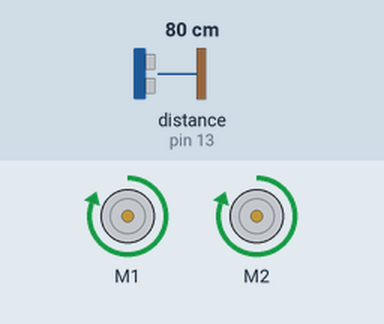
Simulated run of this sketch. Board: Arduino Uno, built with avr-gcc and run on an emulated ATmega328P. On the bench: 2 × DC motor (green arrow = forward, orange = backward, longer = faster). Wiring (inferred from the names in the program): ultrasonic range finder: trigger pin 12; echo pin 13. The inputs (shaded band) are chosen by the test bench; at power-on: distance to the obstacle (sensor on pin 13) 80 cm. The echo pulse lasts 58.3 µs per cm.

Above: at 1.2 s.
1.3 s: distance to the obstacle (sensor on pin 13) set to 27 cm
2.8 s: distance to the obstacle (sensor on pin 13) set to 22 cm
At 4.0 s:
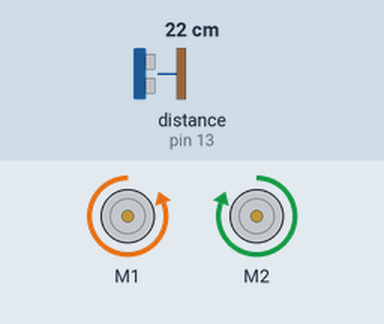
4.3 s: distance to the obstacle (sensor on pin 13) set to 35 cm
At 5.5 s:
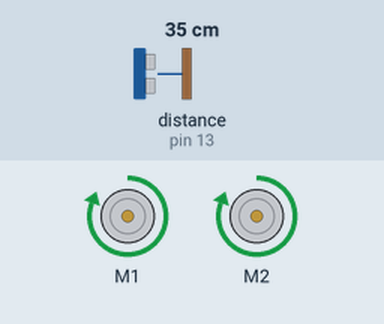
5.8 s: distance to the obstacle (sensor on pin 13) set to 2 cm
At 6.4 s:
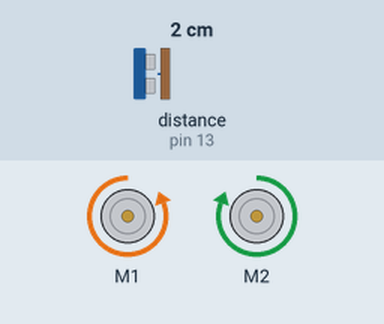
Timing chart, 0 to 8.3 s (numbered marks = the images above; inputs shaded):
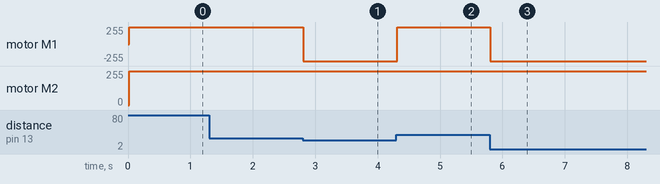

Measured:
- the behaviour switches between 25 and 24 cm on distance to the obstacle (sensor on pin 13) (found by bisection; images 0 and 1)
- after the input at 1.3 s, every drawn part: stays the same
- after the input at 2.8 s, motor M1: forward 255/255 → backward 255/255 at once
- after the input at 4.3 s, motor M1: backward 255/255 → forward 255/255 at once
- after the input at 5.8 s, motor M1: forward 255/255 → backward 255/255 at once

The sketch:

project_1.ino
```cpp
#include <AFMotor.h>
#define trigPin 12
#define echoPin 13
AF_DCMotor motor1(1, MOTOR12_64KHZ);
AF_DCMotor motor2(2, MOTOR12_64KHZ);

void setup() {
  Serial.begin(9600);
  pinMode(trigPin, OUTPUT);
  pinMode(echoPin, INPUT);
  motor1.setSpeed(255);
  motor2.setSpeed (255);
}

void loop() {
  long duration, distance;
  digitalWrite(trigPin, LOW);
  delayMicroseconds(2);
  digitalWrite(trigPin, HIGH);
  delayMicroseconds(10);
  digitalWrite(trigPin, LOW);
  duration = pulseIn(echoPin, HIGH);
  distance = (duration/2) / 29.1;
  motor2.run(FORWARD);
    if (distance < 25){
      motor1.run(BACKWARD);
    }
    else {
      delay (15);
      motor1.run(FORWARD);
    }
}
```
